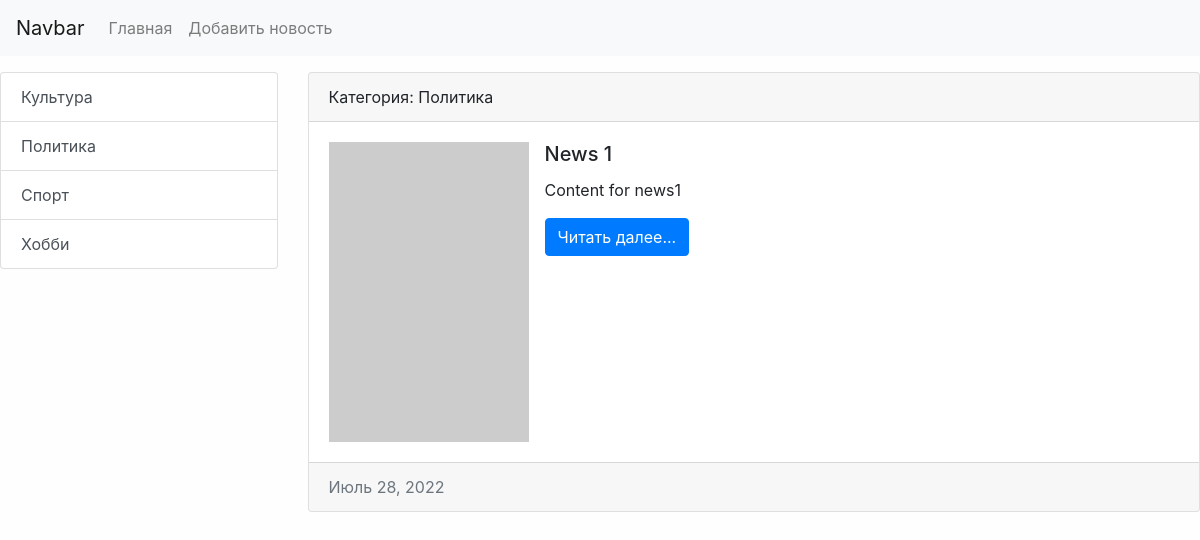
/category/1/, run on an earlier commit of the app's database.
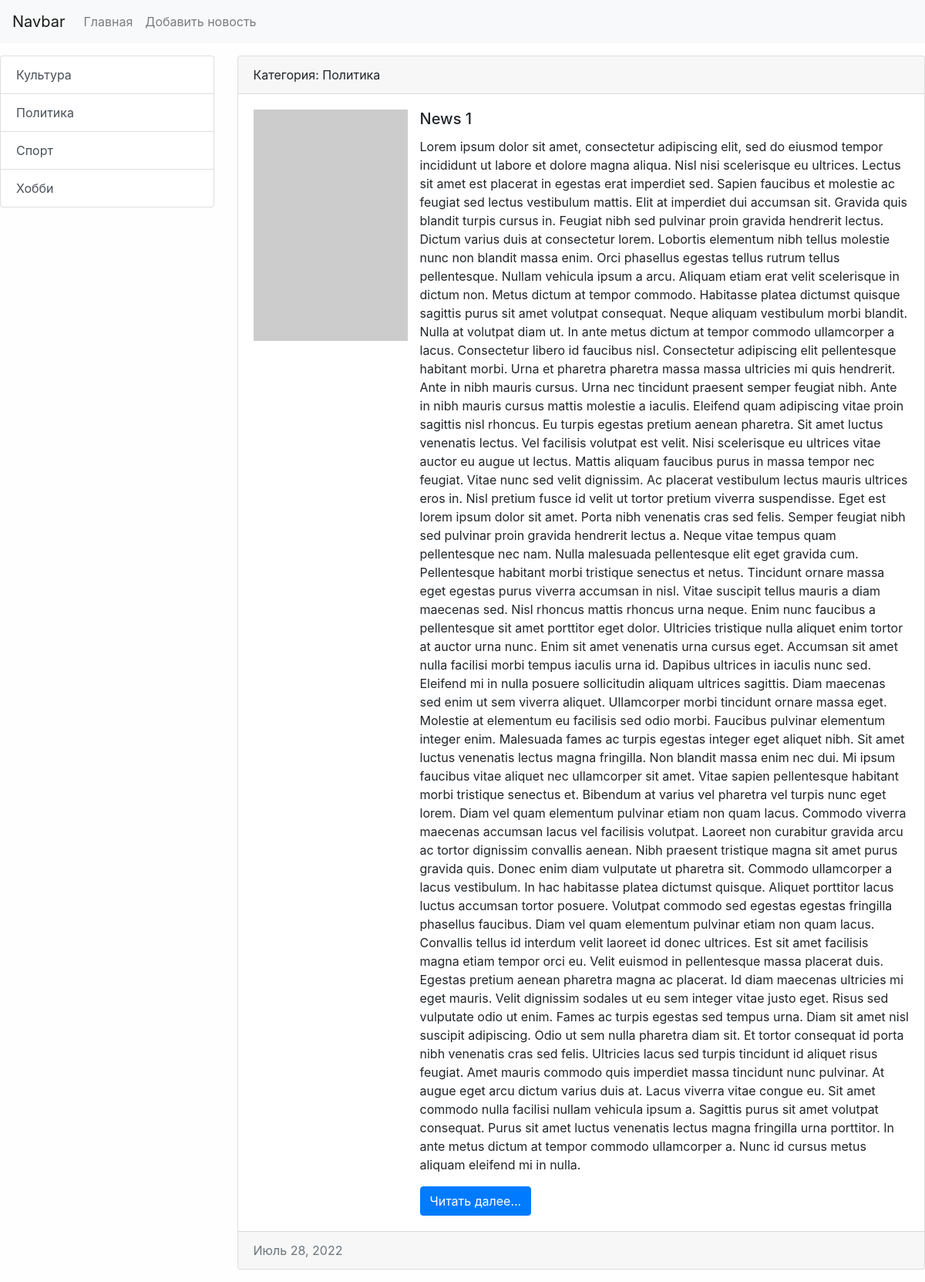
And on a later commit of the database.
### news/models.py (models this page shows, shortened)
class News(models.Model):
    title = models.CharField(max_length=150, verbose_name='Заголовок')
    content = models.TextField(blank=True, verbose_name='Контент')
    created_at = models.DateTimeField(auto_now_add=True, verbose_name='Дата публикации')  # рег.даты создания
    updated_at = models.DateTimeField(auto_now=True, verbose_name='Дата изменения')  # рег.даты изменения
    photo = models.ImageField(upload_to='photos/%Y/%m/%d/', verbose_name='Фото',
                              blank=True)  # параметр показывает куда сохранять
    is_published = models.BooleanField(default=True, verbose_name='Опубликовано?')
    category = models.ForeignKey('Category', on_delete=models.PROTECT, null=True, verbose_name='Категория')
    class Meta:
        verbose_name = 'Новость'
        verbose_name_plural = 'Новости'
        ordering = ['-created_at', '-title']

class Category(models.Model):
    title = models.CharField(max_length=150, db_index=True, verbose_name='Наименование категории')
    def get_absolute_url(self):
        return reverse('category', kwargs={"category_id": self.pk})
    def __str__(self):
        return self.title
    class Meta:
        verbose_name = 'Категория'
        verbose_name_plural = 'Категории'
        ordering = ['title']

### news/views.py (the view)
# urls.py: path('category/<int:category_id>/', get_category, name='category'),
def get_category(request, category_id):
    news = News.objects.filter(category_id=category_id)
    category = Category.objects.get(pk=category_id)
    context = {'news': news,
               'category': category}
    return render(request,
                  template_name='news/category.html',
                  context=context)

### news/templatetags/news_tags.py (called while the page is built)
@register.inclusion_tag('news/list_categories.html')
def show_categories(arg1 = 'Hello', arg2 = 'world'):
    categories = Category.objects.all()
    return {'categories':categories, 'arg1':arg1, 'arg2':arg2}

### news/templates/news/category.html
{% extends 'base.html' %}
{% block sidebar %}
    {% include 'inc/_sidebar.html' %}
{% endblock %}
{% block content %}
    {% for item in news %}
        <div class="card mb-3">
            <div class="card-header">
                Категория: {{ item.category }}
            </div>
            <div class="card-body">
                <div class="media">
                    {% if item.photo %}
                        <img src="{{ item.photo.url }}" alt="" width="200" class="mr-3">
                    {% else %}
                        <img src="https://picsum.photos/200/300?grayscale" alt="" class="mr-3">
                    {% endif %}
                    <div class="media-body">
                        <h5 class="card-title">{{ item.title }}</h5>
                        <p class="card-text ">{{ item.content }}</p>
                        <a href="#" class="btn btn-primary">Читать далее...</a>
                    </div>
                </div>
            </div>
            <div class="card-footer text-muted">
                {{ item.created_at|date }}
            </div>
        </div>
    {% endfor %}
{% endblock %}

What changed in the data, as far as the page shows it:
changed News "News 1": content "Content for news1" → "Lorem ipsum dolor sit amet, consectetur adipiscing elit, sed do eiusmod tempor incididunt ut labore et dolore magna aliqua. Nisl nisi scelerisque eu ultrices. Lectus sit amet est placerat in egestas erat imperdiet sed. Sapien faucibus et molestie ac feugiat sed lectus vestibulum mattis. Elit at imperdiet dui accumsan sit. Gravida quis blandit turpis cursus in. Feugiat nibh sed pulvinar proin gravida hendrerit lectus. Dictum varius duis at consectetur lorem. Lobortis elementum nibh tellus molestie nunc non blandit massa enim. Orci phasellus egestas tellus rutrum tellus pellentesque. Nullam vehicula ipsum a arcu. Aliquam etiam erat velit scelerisque in dictum non. Metus dictum at tempor…"
